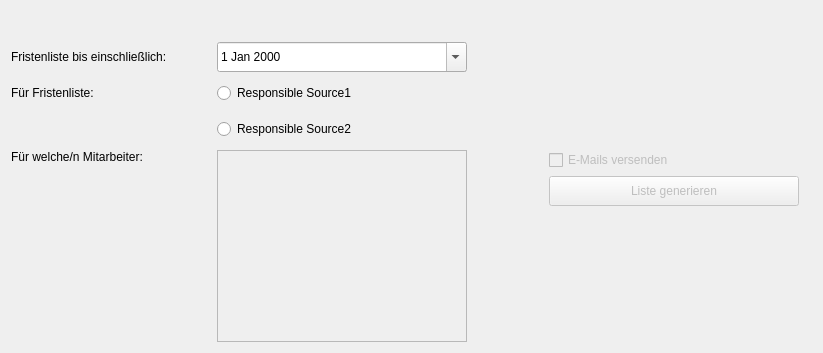
      <widget class="QWidget" name="pg_createMA">
       <layout class="QGridLayout" name="gridLayout_7">
        <item row="5" column="3">
         <widget class="QPushButton" name="btn_generateMA">
          <property name="enabled">
           <bool>false</bool>
          </property>
          <property name="sizePolicy">
           <sizepolicy hsizetype="Fixed" vsizetype="Fixed">
            <horstretch>0</horstretch>
            <verstretch>0</verstretch>
           </sizepolicy>
          </property>
          <property name="minimumSize">
           <size>
            <width>250</width>
            <height>30</height>
           </size>
          </property>
          <property name="maximumSize">
           <size>
            <width>250</width>
            <height>30</height>
           </size>
          </property>
          <property name="text">
           <string>Liste generieren</string>
          </property>
         </widget>
        </item>
        <item row="1" column="1">
         <widget class="QDateEdit" name="lb_DatumMA">
          <property name="sizePolicy">
           <sizepolicy hsizetype="Fixed" vsizetype="Fixed">
            <horstretch>0</horstretch>
            <verstretch>0</verstretch>
           </sizepolicy>
          </property>
          <property name="minimumSize">
           <size>
            <width>250</width>
            <height>30</height>
           </size>
          </property>
          <property name="maximumSize">
           <size>
            <width>250</width>
            <height>30</height>
           </size>
          </property>
          <property name="calendarPopup">
           <bool>true</bool>
          </property>
         </widget>
        </item>
        <item row="2" column="0">
         <widget class="QLabel" name="label_3">
          <property name="sizePolicy">
           <sizepolicy hsizetype="Fixed" vsizetype="Fixed">
            <horstretch>0</horstretch>
            <verstretch>0</verstretch>
           </sizepolicy>
          </property>
          <property name="minimumSize">
           <size>
            <width>200</width>
            <height>30</height>
           </size>
          </property>
          <property name="maximumSize">
           <size>
            <width>200</width>
            <height>30</height>
           </size>
          </property>
          <property name="text">
           <string>Für Fristenliste:</string>
          </property>
         </widget>
        </item>
        <item row="2" column="1">
         <widget class="QRadioButton" name="rb_InnoMgr">
          <property name="sizePolicy">
           <sizepolicy hsizetype="Fixed" vsizetype="Fixed">
            <horstretch>0</horstretch>
            <verstretch>0</verstretch>
           </sizepolicy>
          </property>
          <property name="minimumSize">
           <size>
            <width>250</width>
            <height>30</height>
           </size>
          </property>
          <property name="maximumSize">
           <size>
            <width>250</width>
            <height>30</height>
           </size>
          </property>
          <property name="text">
           <string>Responsible Source1</string>
          </property>
         </widget>
        </item>
        <item row="1" column="0">
         <widget class="QLabel" name="label_2">
          <property name="sizePolicy">
           <sizepolicy hsizetype="Fixed" vsizetype="Fixed">
            <horstretch>0</horstretch>
            <verstretch>0</verstretch>
           </sizepolicy>
          </property>
          <property name="minimumSize">
           <size>
            <width>200</width>
            <height>30</height>
           </size>
          </property>
          <property name="maximumSize">
           <size>
            <width>200</width>
            <height>30</height>
           </size>
          </property>
          <property name="text">
           <string>Fristenliste bis einschließlich: </string>
          </property>
         </widget>
        </item>
        <item row="4" column="1" rowspan="3">
         <widget class="QListWidget" name="list_Mitarbeiter">
          <property name="enabled">
           <bool>false</bool>
          </property>
          <property name="sizePolicy">
           <sizepolicy hsizetype="Fixed" vsizetype="Expanding">
            <horstretch>0</horstretch>
            <verstretch>0</verstretch>
           </sizepolicy>
          </property>
          <property name="minimumSize">
           <size>
            <width>250</width>
            <height>0</height>
           </size>
          </property>
          <property name="maximumSize">
           <size>
            <width>250</width>
            <height>16777215</height>
           </size>
          </property>
          <property name="selectionMode">
           <enum>QAbstractItemView::SelectionMode::MultiSelection</enum>
          </property>
         </widget>
        </item>
        <item row="4" column="0">
         <widget class="QLabel" name="label_4">
          <property name="text">
           <string>Für welche/n Mitarbeiter:</string>
          </property>
          <property name="alignment">
           <set>Qt::AlignmentFlag::AlignLeading|Qt::AlignmentFlag::AlignLeft|Qt::AlignmentFlag::AlignTop</set>
          </property>
         </widget>
        </item>
        <item row="3" column="1">
         <widget class="QRadioButton" name="rb_weitereMA">
          <property name="sizePolicy">
           <sizepolicy hsizetype="Fixed" vsizetype="Fixed">
            <horstretch>0</horstretch>
            <verstretch>0</verstretch>
           </sizepolicy>
          </property>
          <property name="minimumSize">
           <size>
            <width>250</width>
            <height>30</height>
           </size>
          </property>
          <property name="maximumSize">
           <size>
            <width>250</width>
            <height>30</height>
           </size>
          </property>
          <property name="text">
           <string>Responsible Source2</string>
          </property>
         </widget>
        </item>
        <item row="4" column="3">
         <widget class="QCheckBox" name="cb_MailMA">
          <property name="enabled">
           <bool>false</bool>
          </property>
          <property name="text">
           <string>E-Mails versenden</string>
          </property>
         </widget>
        </item>
        <item row="6" column="3">
         <widget class="QLabel" name="lb_empty_12">
          <property name="text">
           <string/>
          </property>
         </widget>
        </item>
        <item row="0" column="0" colspan="2">
         <widget class="QLabel" name="lb_empty_10">
          <property name="sizePolicy">
           <sizepolicy hsizetype="Preferred" vsizetype="Fixed">
            <horstretch>0</horstretch>
            <verstretch>0</verstretch>
           </sizepolicy>
          </property>
          <property name="minimumSize">
           <size>
            <width>0</width>
            <height>25</height>
           </size>
          </property>
          <property name="maximumSize">
           <size>
            <width>16777215</width>
            <height>25</height>
           </size>
          </property>
          <property name="text">
           <string/>
          </property>
         </widget>
        </item>
        <item row="4" column="2">
         <widget class="QLabel" name="lb_empty_13">
          <property name="sizePolicy">
           <sizepolicy hsizetype="Fixed" vsizetype="Preferred">
            <horstretch>0</horstretch>
            <verstretch>0</verstretch>
           </sizepolicy>
          </property>
          <property name="minimumSize">
           <size>
            <width>70</width>
            <height>0</height>
           </size>
          </property>
          <property name="maximumSize">
           <size>
            <width>70</width>
            <height>16777215</height>
           </size>
          </property>
          <property name="text">
           <string/>
          </property>
         </widget>
        </item>
        <item row="1" column="3">
         <widget class="QLabel" name="lb_empty_9">
          <property name="text">
           <string/>
          </property>
         </widget>
        </item>
        <item row="5" column="4">
         <widget class="QLabel" name="lb_empty_14">
          <property name="text">
           <string/>
          </property>
         </widget>
        </item>
       </layout>
      </widget>
